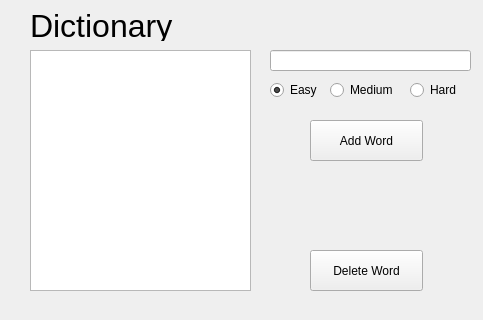
<?xml version="1.0" encoding="UTF-8"?>
<ui version="4.0">
 <class>Dictionary</class>
 <widget class="QWidget" name="Dictionary">
  <property name="geometry">
   <rect>
    <x>0</x>
    <y>0</y>
    <width>483</width>
    <height>320</height>
   </rect>
  </property>
  <property name="windowTitle">
   <string>Form</string>
  </property>
  <widget class="QListWidget" name="lwDictionary">
   <property name="geometry">
    <rect>
     <x>30</x>
     <y>50</y>
     <width>221</width>
     <height>241</height>
    </rect>
   </property>
  </widget>
  <widget class="QLabel" name="lblDictionary">
   <property name="geometry">
    <rect>
     <x>30</x>
     <y>10</y>
     <width>161</width>
     <height>31</height>
    </rect>
   </property>
   <property name="font">
    <font>
     <pointsize>24</pointsize>
    </font>
   </property>
   <property name="text">
    <string>Dictionary</string>
   </property>
  </widget>
  <widget class="QPushButton" name="btnAdd">
   <property name="geometry">
    <rect>
     <x>310</x>
     <y>120</y>
     <width>113</width>
     <height>41</height>
    </rect>
   </property>
   <property name="text">
    <string>Add Word</string>
   </property>
  </widget>
  <widget class="QPushButton" name="btnDelete">
   <property name="geometry">
    <rect>
     <x>310</x>
     <y>250</y>
     <width>113</width>
     <height>41</height>
    </rect>
   </property>
   <property name="text">
    <string>Delete Word</string>
   </property>
  </widget>
  <widget class="QLineEdit" name="lineEdit">
   <property name="geometry">
    <rect>
     <x>270</x>
     <y>50</y>
     <width>201</width>
     <height>21</height>
    </rect>
   </property>
  </widget>
  <widget class="QRadioButton" name="rbHard">
   <property name="geometry">
    <rect>
     <x>410</x>
     <y>80</y>
     <width>61</width>
     <height>20</height>
    </rect>
   </property>
   <property name="text">
    <string>Hard</string>
   </property>
   <attribute name="buttonGroup">
    <string notr="true">rbGroup</string>
   </attribute>
  </widget>
  <widget class="QRadioButton" name="rbEasy">
   <property name="geometry">
    <rect>
     <x>270</x>
     <y>80</y>
     <width>61</width>
     <height>20</height>
    </rect>
   </property>
   <property name="acceptDrops">
    <bool>false</bool>
   </property>
   <property name="text">
    <string>Easy</string>
   </property>
   <property name="checked">
    <bool>true</bool>
   </property>
   <attribute name="buttonGroup">
    <string notr="true">rbGroup</string>
   </attribute>
  </widget>
  <widget class="QRadioButton" name="rbMedium">
   <property name="geometry">
    <rect>
     <x>330</x>
     <y>80</y>
     <width>71</width>
     <height>20</height>
    </rect>
   </property>
   <property name="text">
    <string>Medium</string>
   </property>
   <attribute name="buttonGroup">
    <string notr="true">rbGroup</string>
   </attribute>
  </widget>
 </widget>
 <resources/>
 <connections/>
 <buttongroups>
  <buttongroup name="rbGroup"/>
 </buttongroups>
</ui>
